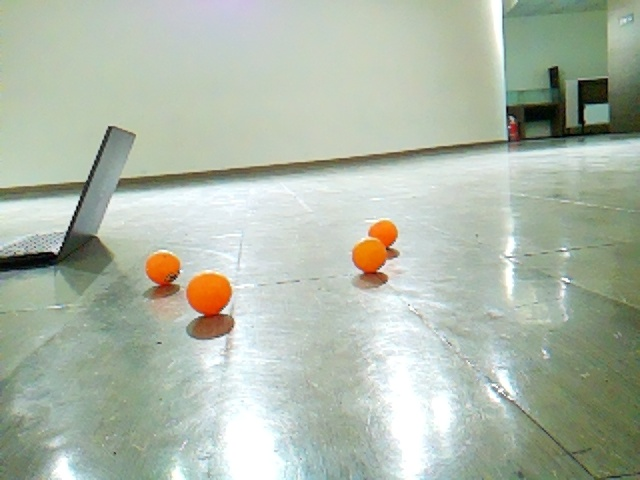
#> input picture image/captured_frame1.jpg, 640 x 480 px; its folder holds only this picture in this run
$ python -i pingpong_detector.py   (imports and definitions only)   (older library calls are emulated)
#> lines starting #> are read from the running program, lines starting #| are printed output that depends on the picture; after the words box and inside, x2 and y2 are one past the last pixel; in counts of white or black regions, pixels touching at a corner belong together
#> further down, picture is the input picture: shape (480, 640, 3); mean B, G, R 169.7, 184.7, 174.4
import cv2
import numpy as np

class PingPongDetector:
    def __init__(self):
        # 設定橘色乒乓球的HSV顏色範圍（可依實際球顏色調整）
        self.lower_orange = np.array([10, 139, 203])
        self.upper_orange = np.array([25, 255, 255])
        #測出來大概分布在(25,40),(139,255),(200,255)之間

    # [22 lines left out: functions create_hsv_trackbar, get_trackbar_values, not called in this run]

    def detect_ball_hsv(self, image, visualize=False):
        # 前處理影像
#> called with visualize = False
        processed = self.preprocess_image(image)
        if visualize:
            cv2.imshow("原圖", processed)

        # 轉換顏色空間到HSV
        hsv = cv2.cvtColor(processed, cv2.COLOR_BGR2HSV)
#> hsv: shape (480, 640, 3); mean H, S, V 59.6, 32.5, 187
        if visualize:
            cv2.imshow("HSV圖", hsv)

        # 產生橘色遮罩
        mask = cv2.inRange(hsv, self.lower_orange, self.upper_orange)
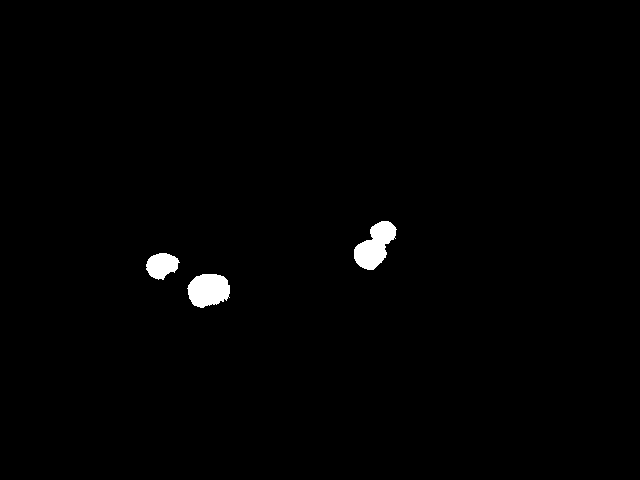
#> mask: shape (480, 640); 0.97% white; 3 white regions, box (x1, y1, x2, y2) and area: (354, 221, 397, 270) 1213, (187, 274, 230, 308) 1132, (146, 253, 180, 280) 638
        if visualize:
            cv2.imshow("橘色遮罩", mask)

        # 開運算（去除小雜訊）
        kernel = np.ones((7, 7), np.uint8)
        mask = cv2.morphologyEx(mask, cv2.MORPH_OPEN, kernel)
#> mask: shape (480, 640); 0.96% white; 3 white regions, box (x1, y1, x2, y2) and area: (354, 221, 396, 270) 1201, (188, 274, 230, 307) 1117, (147, 253, 178, 279) 625
        mask = cv2.morphologyEx(mask, cv2.MORPH_CLOSE, kernel)
#> mask: shape (480, 640); 0.96% white; 3 white regions
        if visualize:
            cv2.imshow("關閉運算後遮罩", mask)

        # 高斯模糊
        blurred = cv2.GaussianBlur(mask, (9, 9), 2)
        if visualize:
            cv2.imshow("模糊後遮罩", blurred)

        # 霍夫圓檢測
        circles = cv2.HoughCircles(
            blurred, cv2.HOUGH_GRADIENT, dp=1.2, minDist=30,
            param1=50, param2=15, minRadius=5, maxRadius=100
        )
#> circles = [[205.8, 291, 17.96], [367.8, 253.8, 14.6], [157.8, 267, 11.12]]

        # 畫出圓形在原圖上
        output = processed.copy()
        if circles is not None:
            circles = np.uint16(np.around(circles))
#> circles = [[206, 291, 18], [368, 254, 15], [158, 267, 11]]
            for i in circles[0, :]:
                cv2.circle(output, (i[0], i[1]), i[2], (0, 255, 0), 2)
                cv2.circle(output, (i[0], i[1]), 2, (0, 0, 255), 3)
#> this loop made 3 passes
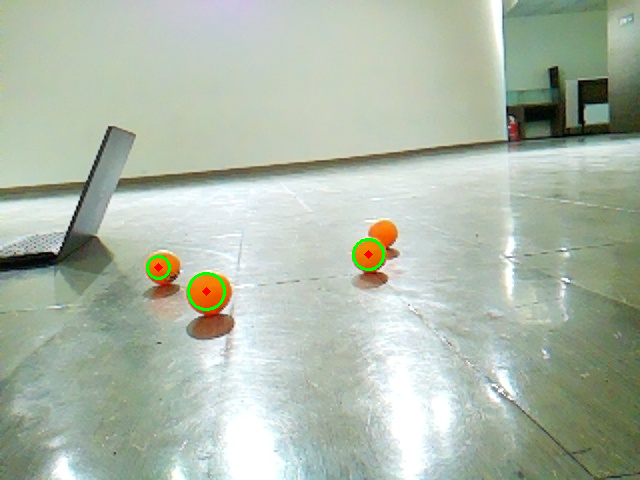
#> output: shape (480, 640, 3); 0.31% of pixels changed, all inside (x1, y1, x2, y2) = (146, 238, 385, 311)

        # === 輪廓分析（新增，含圓度過濾） ===
        contours, _ = cv2.findContours(mask, cv2.RETR_EXTERNAL, cv2.CHAIN_APPROX_SIMPLE)
#> contours = 3 contours; box (x1, y1, x2, y2) and area: (354, 221, 396, 270) 1144, (188, 274, 230, 307) 1059, (147, 253, 178, 279) 582
        for cnt in contours:
            area = cv2.contourArea(cnt)
            if area < 50:
                continue
            # 計算圓度
            # 這裡的圓度計算是基於面積和周長的比值
            # 但效果不佳
            '''perimeter = cv2.arcLength(cnt, True)
            if perimeter == 0:
                continue
            circularity = 4 * np.pi * area / (perimeter * perimeter)
            if circularity < 0.5:  # 只保留圓度高於0.75的輪廓
                continue'''

            (x, y), radius = cv2.minEnclosingCircle(cnt)
            center = (int(x), int(y))
            radius = int(radius)
            if 5 < radius < 50:
                cv2.circle(output, center, radius, (255, 0, 0), 2)  # 藍色圓
                cv2.circle(output, center, 2, (0, 0, 255), 3)
#> this loop made 3 passes
#> (area, x, y, radius, center) on passes 1 to 2: (1059, 208.5, 290, 21, (208, 289)), (582.5, 162.3, 264.8, 16, (162, 264))
#> (area, x, y, radius) on pass 3: (1144, 375, 244, 26)
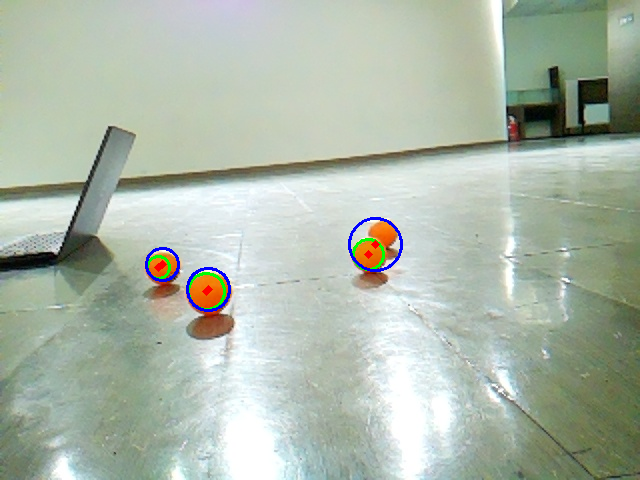
#> output: shape (480, 640, 3); 0.42% of pixels changed, all inside (x1, y1, x2, y2) = (145, 217, 403, 312)

        if visualize:
            cv2.imshow("圓形偵測結果", output)
            cv2.waitKey(0)

        # 回傳值可依你需求決定
        return circles is not None or len(contours) > 0

    # [57 lines left out: function detect_ball_sobel, not called in this run]

    def preprocess_image(self, image):
        # 影像前處理，可加上resize、去雜訊等（目前直接回傳原圖）
        return image

    def postprocess_detection(self, detection_result):
        # 偵測結果後處理（目前直接回傳結果本身）
        return detection_result

    # [42 lines left out: function visualize_kernel_param, not called in this run]

class PiCamera:
    # [7 lines left out: function __init__, not called in this run]

#if __name__ == "__main__":

>>> import cv2
>>> picture = cv2.imread('../../../image/captured_frame1.jpg')
>>> result = PingPongDetector().detect_ball_hsv(picture)
#> result = True

$ run again, on image/captured_frame2.jpg
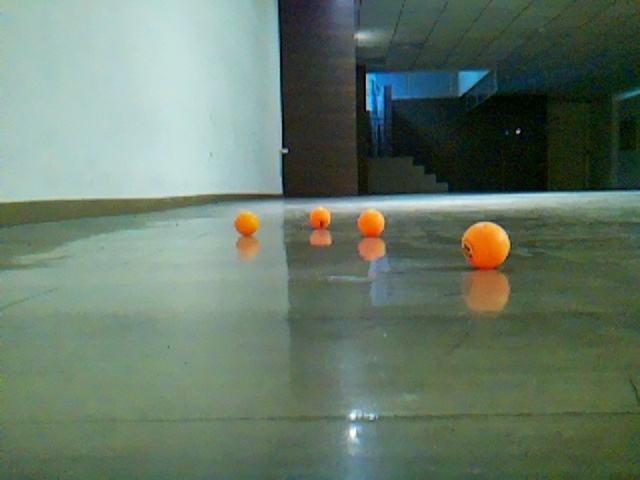
#> input picture image/captured_frame2.jpg, 640 x 480 px
#> picture is the input picture: shape (480, 640, 3); mean B, G, R 104.5, 120.7, 102.1
#> hsv: shape (480, 640, 3); mean H, S, V 64.6, 69.9, 123.3
#> in detect_ball_hsv, `mask = cv2.morphologyEx(mask, cv2.MORPH_OPEN, kernel)`:
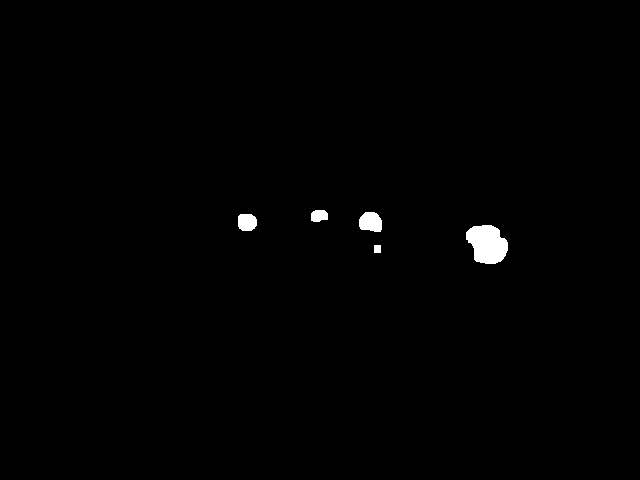
#> mask: shape (480, 640); 0.69% white; 5 white regions
#> in detect_ball_hsv, `circles = cv2.HoughCircles( blurred, cv2.HOUGH_GRADIENT, dp=1.2, minDi..`: circles = [[370.2, 222.6, 11.12], [491.4, 247.8, 15.68], [245.4, 222.6, 9.68], [321, 215.4, 6.32]]
#> in detect_ball_hsv, `circles = np.uint16(np.around(circles))`: circles = [[370, 223, 11], [491, 248, 16], [245, 223, 10], [321, 215, 6]]
#> the loop in detect_ball_hsv, `for i in circles[0, :]:` made 4 passes
#> contours = 5 contours; box (x1, y1, x2, y2) and area: (466, 225, 508, 264) 1162, (359, 212, 382, 232) 346, (238, 214, 257, 231) 256, (311, 210, 328, 222) 150, (374, 245, 381, 253) 42
#> the loop in detect_ball_hsv, `for cnt in contours:` made 5 passes
#> (area, x, y, radius, center) on passes 2 to 5: (1161.5, 485.2, 244, 22, (485, 243)), (255.5, 246.6, 221.3, 10, (246, 221)), (346.5, 370.7, 222.9, 12, (370, 222)), (150.5, 319, 216.5, 8, (319, 216))
#> after the loop in detect_ball_hsv, `for cnt in contours:`:
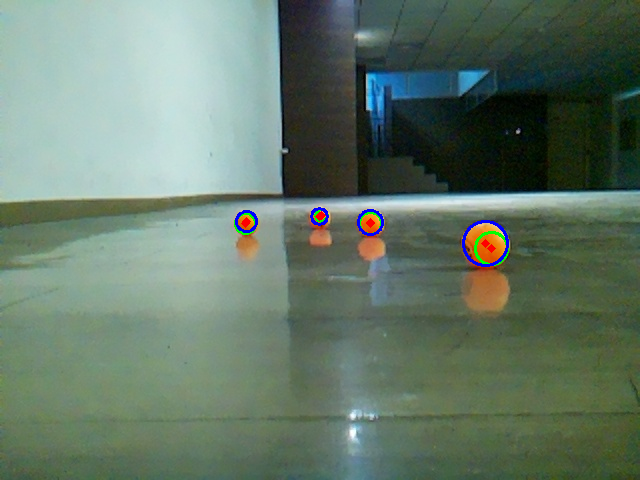
#> output: shape (480, 640, 3); mean B, G, R 105.1, 120.4, 101.1
#> result = True
